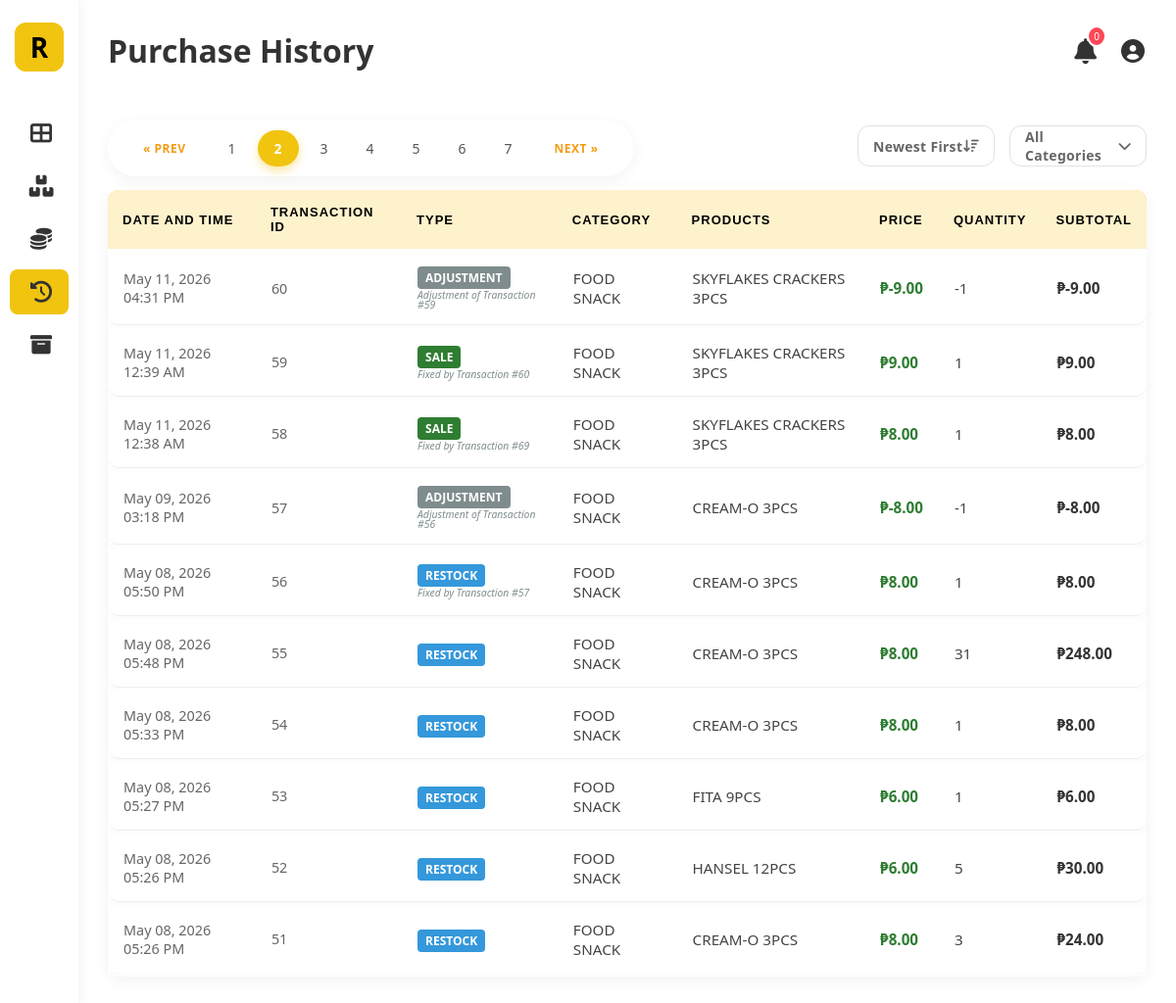
/purchase-history.php?page=2 (signed in), run on the app's committed database.
### tables this page shows
CREATE TABLE `stock_transaction` (
  `transaction_id` int(11) NOT NULL,
  `product_id` int(11) NOT NULL,
  `transaction_type` enum('IN','OUT','ADJUSTMENT') NOT NULL,
  `quantity` int(11) NOT NULL,
  `transaction_date` datetime NOT NULL,
  `buy_amount` decimal(10,2) DEFAULT 0.00,
  `sell_amount` decimal(11,2) DEFAULT 0.00,
  `expiry_date` date DEFAULT NULL,
  `related_tid` int(11) DEFAULT NULL
);

CREATE TABLE `category` (
  `category_id` int(11) NOT NULL,
  `category_name` varchar(255) NOT NULL
);

CREATE TABLE `product` (
  `product_id` int(11) NOT NULL,
  `product_name` varchar(255) NOT NULL,
  `category_id` int(11) NOT NULL,
  `cost` decimal(10,2) NOT NULL,
  `price` decimal(11,2) NOT NULL,
  `product_sku` varchar(255) NOT NULL,
  `is_active` tinyint(1) DEFAULT 1
);

### purchase-history.php (the view, shortened to what this page needs)
<?php
require 'db_connect.php';
$sort = $_GET['sort'] ?? 'newest';
switch ($sort) {
    case 'newest':
    default:
        $orderBy = "st.transaction_id DESC";
}
$limit = 10;
$page = isset($_GET['page']) ? max(1, (int) $_GET['page']) : 1;
$offset = ($page - 1) * $limit;
$conditions = [];
$whereClause = !empty($conditions) ? "WHERE " . implode(" AND ", $conditions) : "";
$total_query = "SELECT COUNT(*) as total
                FROM stock_transaction st
                JOIN product p ON st.product_id = p.product_id
                JOIN category c ON p.category_id = c.category_id
                $whereClause";
$total_results_res = mysqli_query($conn, $total_query);
$total_row = mysqli_fetch_assoc($total_results_res);
$total_rows = $total_row['total'] ?? 0;
$total_pages = ceil($total_rows / $limit);
$sql = "SELECT
            st.transaction_id,
            st.transaction_date,
            st.transaction_type,
            st.quantity,
            st.related_tid,
            st.buy_amount,  -- This is the bulk cost logged at the time
            st.sell_amount, -- This is the bulk price logged at the time
            p.product_name,
            c.category_name
        FROM stock_transaction st
        JOIN product p ON st.product_id = p.product_id
        JOIN category c ON p.category_id = c.category_id
        $whereClause
        ORDER BY $orderBy
        LIMIT $limit OFFSET $offset";
$result = mysqli_query($conn, $sql);
?>
<!DOCTYPE html>
<html lang="en">
<head>
    <link rel="stylesheet" href="style.css">
    <link rel="stylesheet" href="https://cdnjs.cloudflare.com/ajax/libs/font-awesome/6.0.0/css/all.min.css">
</head>
<body>
    <div class="container">
        <aside class="sidebar">
            <div class="logo">
                <a href="dashboard.php" class="logo-r">
                    <div class="logo-r">R</div>
                </a>
            </div>
            <ul class="nav-links">
                <li><a href="dashboard.php"><i class="fas fa-th-large"></i> <span>Dashboard</span></a></li>
                <li><a href="stocks.php"><i class="fas fa-boxes"></i> <span>Products</span></a></li>
                <li><a href="profit_status.php"><i class="fas fa-coins"></i> <span>Profit Status</span></a></li>
                <li class="active"><a href="purchase-history.php"><i class="fas fa-history"></i></a></li>
                <li><a href="archived_products.php"><i class="fas fa-archive"></i> <span>Archived Products</span></a>
                </li>
            </ul>
        </aside>
        <main class="main-content">
            <header>
                <div class="header-title">
                    <h1>Purchase History</h1>
                </div>
                <div class="header-right">
                    <div class="user-actions">
                        <div class="notification-container">
                            <button class="icon-btn" id="notifBtn">
                                <i class="fas fa-bell"></i>
                                <span class="notif-badge" id="notifCount">0</span>
                            </button>
                        </div>
                        <div class="user-profile-wrapper"
                            style="position: relative !important; display: inline-block !important; vertical-align: middle;">
                            <button class="icon-btn" id="profileBtn" style="cursor: pointer;
                                padding: 2px;
                                display: flex;
                                align-items: center;
                                justify-content: center;
                                transition: opacity 0.2s;" onmouseover="this.style.opacity='0.8'"
                                onmouseout="this.style.opacity='1'">
                                <i class="fas fa-user-circle"
                                    style="font-size: 24px !important; color: #333 !important;"></i>
                            </button>
                        </div>
                    </div>
                </div>
            </header>
            <div class="top-bar">
                <div class="pagination-container">
                    <?php
                    $search_param = isset($_GET['search']) ? "&search=" . urlencode($_GET['search']) : "";
                    $cat_param = isset($_GET['category']) ? "&category=" . urlencode($_GET['category']) : "";
                    $sort_param = isset($_GET['sort']) ? "&sort=" . urlencode($_GET['sort']) : "";
                    $url_params = $search_param . $cat_param . $sort_param;
                    ?>
                    <div class="pagination">
                        <?php if ($page > 1): ?>
                            <a href="?page=<?php echo ($page - 1) . $url_params; ?>">&laquo; Prev</a>
                        <?php endif; ?>
                        <?php for ($i = 1; $i <= $total_pages; $i++): ?>
                            <a href="?page=<?php echo $i . $url_params; ?>"
                                class="<?php echo ($page == $i) ? 'active' : ''; ?>">
                                <?php echo $i; ?>
                            </a>
                        <?php endfor; ?>
                        <?php if ($page < $total_pages): ?>
                            <a href="?page=<?php echo ($page + 1) . $url_params; ?>">Next &raquo;</a>
                        <?php endif; ?>
                    </div>
                </div>
                <form method="GET" id="filterForm" action="purchase-history.php" style="display: flex; gap: 15px;">
                    <div class="modern-dropdown" id="sortDropdown">
                        <div class="dropdown-trigger">
                            <span>
                                <?php
                                $labels = ['newest' => 'Newest First', 'oldest' => 'Oldest First', 'highest_val' => 'Value: High-Low', 'lowest_val' => 'Value: Low-High', 'type' => 'Group by Type'];
                                echo $labels[$sort] ?? 'Newest First';
                                ?>
                            </span>
                            <i class="fas fa-sort-amount-down"></i>
                        </div>
                    </div>
                    <div class="modern-dropdown" id="categoryDropdown">
                        <div class="dropdown-trigger">
                            <span id="selectedDisplay">
                                <?php
                                $display_name = 'All Categories';
                                echo $display_name;
                                ?>
                            </span>
                            <i class="fas fa-chevron-down"></i>
                        </div>
                    </div>
                </form>
            </div>
            <div class="history-container">
                <table class="grid-table" id="productTable">
                    <thead class="grid-thead">
                        <tr>
                            <th>Date and Time</th>
                            <th>Transaction ID</th>
                            <th>Type</th>
                            <th>Category</th>
                            <th>Products</th>
                            <th>Price</th>
                            <th>Quantity</th>
                            <th>Subtotal</th>
                        </tr>
                    </thead>
                    <tbody>
                        <?php
                        if ($result && $result->num_rows > 0) {
                            while ($row = $result->fetch_assoc()) {
                                $transaction_id = $row['transaction_id'];
                                $type = $row['transaction_type'];
                                $qty_display = $row['quantity'];
                                $qty_math = abs($qty_display);
                                if ($type === 'IN') {
                                    $totalAmount = $row['buy_amount'];
                                } elseif ($type === 'OUT') {
                                    $totalAmount = $row['sell_amount'];
                                } else {
                                    if (abs($row['buy_amount']) > 0) {
                                        $totalAmount = $row['buy_amount'];
                                    } else {
                                        $totalAmount = $row['sell_amount'];
                                    }
                                }
                                $unitPrice = ($qty_math > 0) ? ($totalAmount / $qty_math) : 0;
                                $subtotal = $totalAmount;
                                if ($type === 'ADJUSTMENT') {
                                    $typeLabel = 'Adjustment';
                                    $typeColor = '#7f8c8d';
                                } else {
                                    $isRestock = ($type === 'IN');
                                    $typeLabel = $isRestock ? 'Restock' : 'Sale';
                                    $typeColor = $isRestock ? '#3498db' : '#2e7d32';
                                }
                                ?>
                                <tr>
                                    <td style="color: #666; font-size: 0.9rem;">
                                        <?php echo date('M d, Y h:i A', strtotime($row['transaction_date'])); ?>
                                    </td>
                                    <td style="color: #666; font-size: 0.9rem;">
                                        <?php echo $transaction_id; ?>
                                    </td>
                                    <td>
                                        <span
                                            style="background: <?php echo $typeColor; ?>; color: white; padding: 3px 8px; border-radius: 4px; font-size: 0.75rem; font-weight: bold; text-transform: uppercase;">
                                            <?php echo $typeLabel; ?>
                                        </span>
                                        <?php if (!empty($row['related_tid'])): ?>
                                            <div
                                                style="font-size: 0.65rem; color: #7f8c8d; margin-top: 4px; font-style: italic; line-height: 1;">
                                                <?php
                                                echo ($type === 'ADJUSTMENT')
                                                    ? "Adjustment of Transaction #" . $row['related_tid']
                                                    : "Fixed by Transaction #" . $row['related_tid'];
                                                ?>
                                            </div>
                                        <?php endif; ?>
                                    </td>
                                    <td><?php echo htmlspecialchars(str_replace('_', ' ', $row['category_name'])); ?></td>
                                    <td><?php echo htmlspecialchars($row['product_name']); ?></td>
                                    <td style="font-weight:bold; color:#2e7d32;">
                                        ₱<?php echo number_format($unitPrice, 2); ?>
                                    </td>
                                    <td><?php echo $row['quantity']; ?></td>
                                    <td style="font-weight:bold; color:#333;">
                                        ₱<?php echo number_format($subtotal, 2); ?>
                                    </td>
                                </tr>
                                <?php
                            }
                        } else {
                            echo "<tr><td colspan='8' style='text-align:center;'>No transactions found.</td></tr>";
                        }
                        ?>
                    </tbody>
                </table>
            </div>
        </main>
    </div>
</body>
</html>

### purchase-history.php (style rules this page uses)
.history-container { background: #fff; border-radius: 12px; box-shadow: 0 5px 15px rgba(0, 0, 0, 0.05); }

### data on the page
stock_transaction: transaction_date "May 11, 2026 04:31 PM", transaction_id "60", transaction_type "ADJUSTMENT", related_tid "59", category.category_name "FOOD SNACK", product.product_name "SKYFLAKES CRACKERS 3PCS", sell_amount "-9.00", quantity "-1"
stock_transaction: transaction_date "May 11, 2026 12:39 AM", transaction_id "59", transaction_type "SALE", related_tid "60", category.category_name "FOOD SNACK", product.product_name "SKYFLAKES CRACKERS 3PCS", sell_amount "9.00", quantity "1"
stock_transaction: transaction_date "May 11, 2026 12:38 AM", transaction_id "58", transaction_type "SALE", related_tid "69", category.category_name "FOOD SNACK", product.product_name "SKYFLAKES CRACKERS 3PCS", sell_amount "8.00", quantity "1"
stock_transaction: transaction_date "May 09, 2026 03:18 PM", transaction_id "57", transaction_type "ADJUSTMENT", related_tid "56", category.category_name "FOOD SNACK", product.product_name "CREAM-O 3PCS", buy_amount "-8.00", quantity "-1"
stock_transaction: transaction_date "May 08, 2026 05:50 PM", transaction_id "56", transaction_type "RESTOCK", related_tid "57", category.category_name "FOOD SNACK", product.product_name "CREAM-O 3PCS", buy_amount "8.00", quantity "1"
stock_transaction: transaction_date "May 08, 2026 05:48 PM", transaction_id "55", transaction_type "RESTOCK", category.category_name "FOOD SNACK", product.product_name "CREAM-O 3PCS", unitPrice "8.00", quantity "31", buy_amount "248.00"
stock_transaction: transaction_date "May 08, 2026 05:33 PM", transaction_id "54", transaction_type "RESTOCK", category.category_name "FOOD SNACK", product.product_name "CREAM-O 3PCS", buy_amount "8.00", quantity "1"
stock_transaction: transaction_date "May 08, 2026 05:27 PM", transaction_id "53", transaction_type "RESTOCK", category.category_name "FOOD SNACK", product.product_name "FITA 9PCS", buy_amount "6.00", quantity "1"
stock_transaction: transaction_date "May 08, 2026 05:26 PM", transaction_id "52", transaction_type "RESTOCK", category.category_name "FOOD SNACK", product.product_name "HANSEL 12PCS", unitPrice "6.00", quantity "5", buy_amount "30.00"
stock_transaction: transaction_date "May 08, 2026 05:26 PM", transaction_id "51", transaction_type "RESTOCK", category.category_name "FOOD SNACK", product.product_name "CREAM-O 3PCS", unitPrice "8.00", quantity "3", buy_amount "24.00"

### other printed values
$labels[$sort] "Newest First"
$display_name "All Categories"
